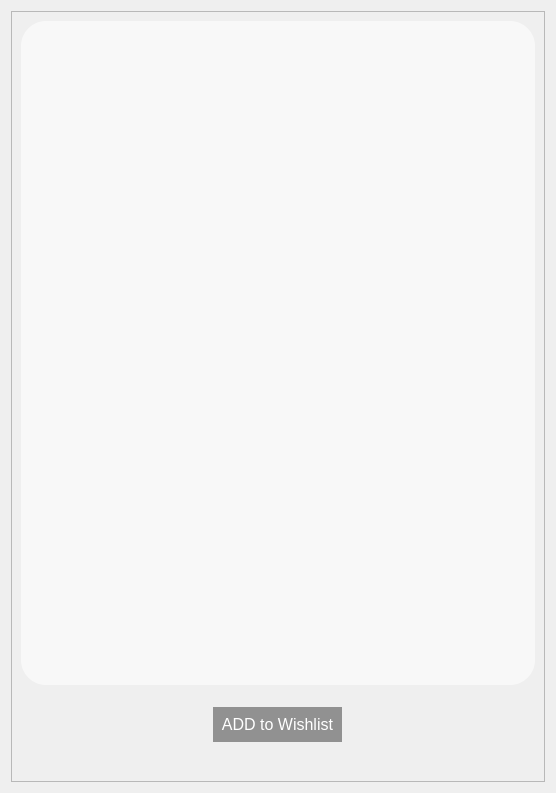
<?xml version="1.0" encoding="UTF-8"?>
<ui version="4.0">
 <class>Form</class>
 <widget class="QWidget" name="Form">
  <property name="geometry">
   <rect>
    <x>0</x>
    <y>0</y>
    <width>556</width>
    <height>793</height>
   </rect>
  </property>
  <property name="windowTitle">
   <string>WishList</string>
  </property>
  <property name="windowIcon">
   <iconset>
    <normaloff>:/icons/list.svg</normaloff>:/icons/list.svg</iconset>
  </property>
  <property name="styleSheet">
   <string notr="true">#Form{
	background-image: url(:/images/resource/image/OIP.jpeg);
}</string>
  </property>
  <layout class="QVBoxLayout" name="verticalLayout">
   <item>
    <widget class="QFrame" name="frame">
     <property name="frameShape">
      <enum>QFrame::StyledPanel</enum>
     </property>
     <property name="frameShadow">
      <enum>QFrame::Raised</enum>
     </property>
     <layout class="QVBoxLayout" name="verticalLayout_3">
      <item>
       <widget class="QTextEdit" name="textEdit">
        <property name="styleSheet">
         <string notr="true">#textEdit{
	border-radius:25px;
	background-color: rgba(255, 255, 255, 150);
}</string>
        </property>
       </widget>
      </item>
      <item>
       <spacer name="verticalSpacer">
        <property name="orientation">
         <enum>Qt::Vertical</enum>
        </property>
        <property name="sizeType">
         <enum>QSizePolicy::Minimum</enum>
        </property>
        <property name="sizeHint" stdset="0">
         <size>
          <width>20</width>
          <height>16</height>
         </size>
        </property>
       </spacer>
      </item>
      <item alignment="Qt::AlignHCenter">
       <widget class="QPushButton" name="pushButton">
        <property name="font">
         <font>
          <pointsize>12</pointsize>
         </font>
        </property>
        <property name="styleSheet">
         <string notr="true">QPushButton{
	padding:8px;
		color: rgb(255, 255, 255);
	background-color: rgba(0, 0, 0, 100);
	border-radius:25px;
}

QPushButton:hover{
	padding:8px;
	color: rgb(0, 0, 0);
	background-color: rgba(255, 255, 255, 100);
	border-radius:25px;
}</string>
        </property>
        <property name="text">
         <string>ADD to Wishlist</string>
        </property>
        <property name="icon">
         <iconset resource="resource.qrc">
          <normaloff>:/images/resource/image/wishlist.png</normaloff>:/images/resource/image/wishlist.png</iconset>
        </property>
        <property name="iconSize">
         <size>
          <width>36</width>
          <height>36</height>
         </size>
        </property>
       </widget>
      </item>
      <item alignment="Qt::AlignLeft|Qt::AlignBottom">
       <widget class="QPushButton" name="pushButton_2">
        <property name="styleSheet">
         <string notr="true">QPushButton{
	padding:5px;
	border-radius:20px;
}
QPushButton:hover{
	
	background-color: rgba(255, 255, 255, 100);
}</string>
        </property>
        <property name="text">
         <string/>
        </property>
        <property name="icon">
         <iconset resource="resource.qrc">
          <normaloff>:/icons/resource/icon/settings.svg</normaloff>:/icons/resource/icon/settings.svg</iconset>
        </property>
        <property name="iconSize">
         <size>
          <width>30</width>
          <height>30</height>
         </size>
        </property>
       </widget>
      </item>
     </layout>
    </widget>
   </item>
  </layout>
 </widget>
 <resources>
  <include location="resource.qrc"/>
 </resources>
 <connections/>
</ui>
